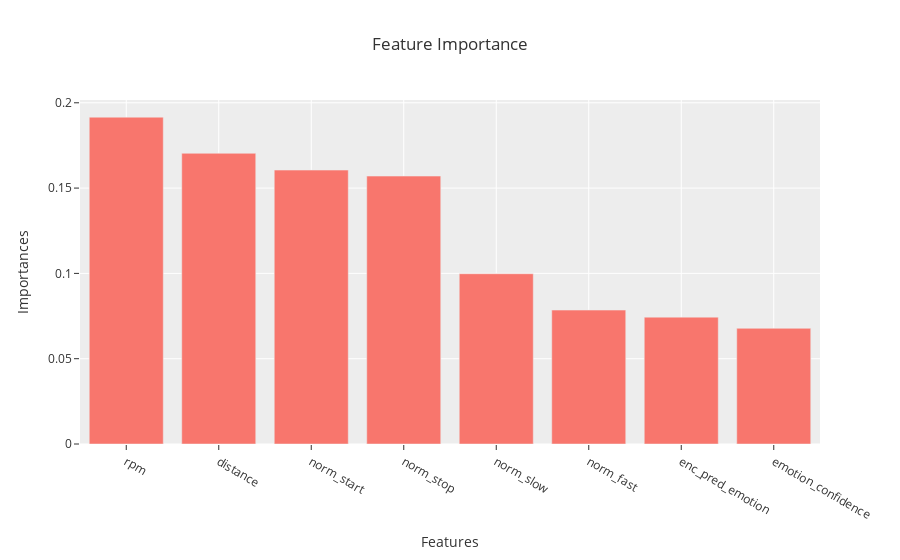

Here is the notebook cell this chart was saved with:
### Markdown cell above
## Find Feature Importance

### Code cell
# See which features were most important
imps = pd.DataFrame()
imps['Features'] = features
imps['Importances'] = clf.feature_importances_
imps = imps.sort_values('Importances', ascending=False)
px.bar(imps, x='Features', y='Importances', template='ggplot2',
       title='Feature Importance')

### Figure 1 — Plotly figure (JSON) as saved in the notebook; plotly's stock layout.template omitted (floating-point values rounded to 4 significant figures)
{"data": [{"alignmentgroup": "True", "hovertemplate": "Features=%{x}<br>Importances=%{y}<extra></extra>", "legendgroup": "", "marker": {"color": "#F8766D"}, "name": "", "offsetgroup": "", "orientation": "v", "showlegend": false, "textposition": "auto", "type": "bar", "x": ["rpm", "distance", "norm_start", "norm_stop", "norm_slow", "norm_fast", "enc_pred_emotion", "emotion_confidence"], "xaxis": "x", "y": [0.1916, 0.1704, 0.1606, 0.157, 0.0998, 0.07849, 0.07436, 0.0678], "yaxis": "y"}], "layout": {"barmode": "relative", "legend": {"tracegroupgap": 0}, "title": {"text": "Feature Importance"}, "xaxis": {"anchor": "y", "domain": [0, 1], "title": {"text": "Features"}}, "yaxis": {"anchor": "x", "domain": [0, 1], "title": {"text": "Importances"}}}}
